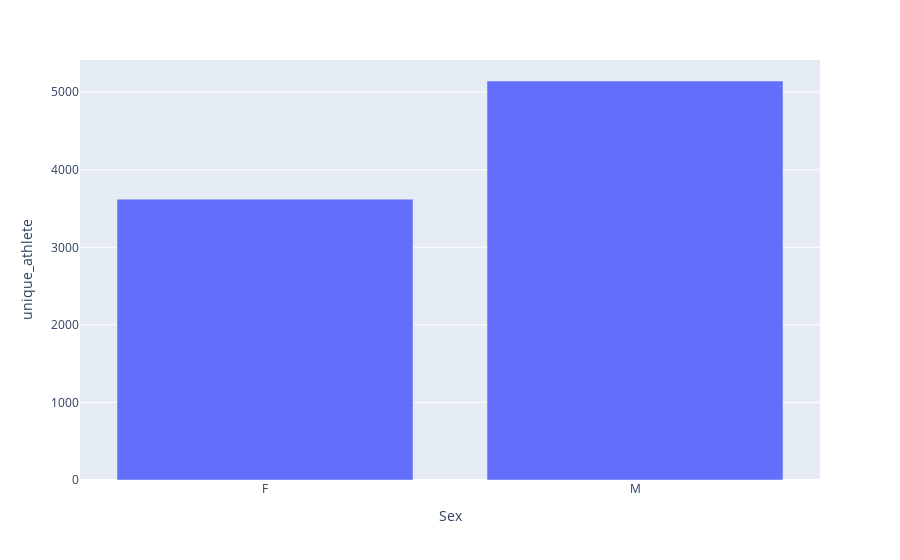

Notebook source saved alongside this figure:
### Markdown cell above
## Соотношение количества атлетов мужского и женского пола

### Code cell
# группируем по полу и считаем уникальные ID, так как не исключено наличие однофамильцев
data_by_sex = swimmers.groupby('Sex', as_index=False).agg(unique_athlete=('ID', 'nunique'))
px.bar(data_by_sex, x=data_by_sex.Sex, y=data_by_sex.unique_athlete)

### Figure 1 — Plotly figure (JSON) as saved in the notebook; plotly's stock layout.template omitted (floating-point values rounded to 4 significant figures)
{"data": [{"alignmentgroup": "True", "hovertemplate": "Sex=%{x}<br>unique_athlete=%{y}<extra></extra>", "legendgroup": "", "marker": {"color": "#636efa", "pattern": {"shape": ""}}, "name": "", "offsetgroup": "", "orientation": "v", "showlegend": false, "textposition": "auto", "type": "bar", "x": ["F", "M"], "xaxis": "x", "y": [3621, 5144], "yaxis": "y"}], "layout": {"barmode": "relative", "legend": {"tracegroupgap": 0}, "margin": {"t": 60}, "xaxis": {"anchor": "y", "domain": [0, 1], "title": {"text": "Sex"}}, "yaxis": {"anchor": "x", "domain": [0, 1], "title": {"text": "unique_athlete"}}}}
